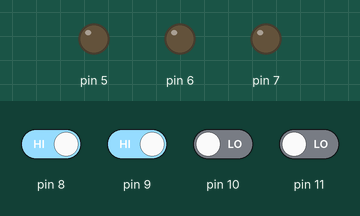
This sketch was run on a simulated Arduino Uno, built with avr-gcc and run on an emulated ATmega328P. Shown: output pins drawn as LEDs (lit = HIGH). Inputs (shaded band) come from the test bench; at power-on: pin 8, pin 9 HIGH, pin 10, pin 11 LOW.

Above: at 1.2 s.
1.3 s: pin 8 driven LOW
At 2.3 s:
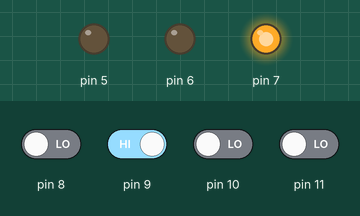
2.8 s: pin 9 driven LOW
At 3.4 s:
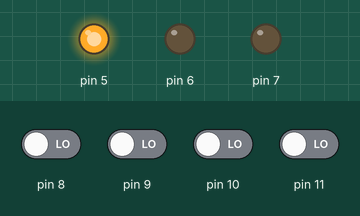
4.3 s: pin 10 driven HIGH
At 4.6 s:
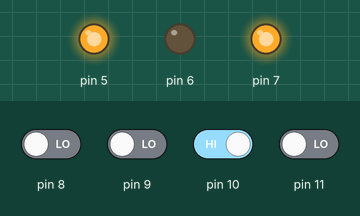
5.8 s: pin 11 driven HIGH
At 6.9 s:
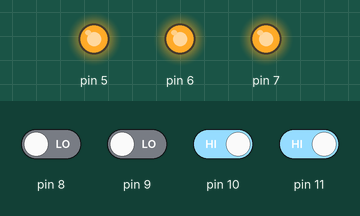
7.3 s: pin 11 driven LOW
At 8.0 s:
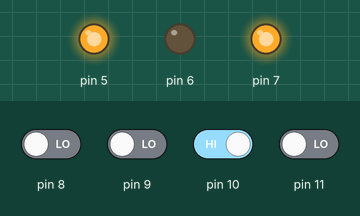
8.8 s: pin 8 driven HIGH
At 9.2 s:
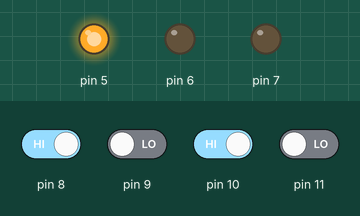
Timing chart, 0 to 11.3 s (numbered marks = the images above; inputs shaded):
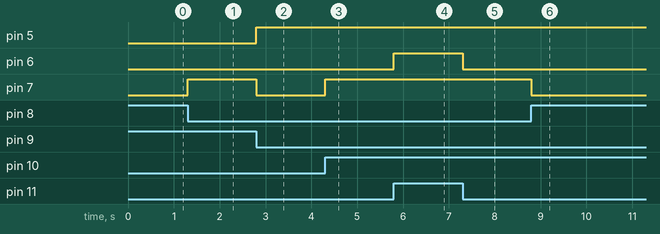

The sketch:

tabla_de_verdad.ino
```cpp
void setup(){

   pinMode(7,OUTPUT);
  pinMode (6,OUTPUT);
  pinMode (5,OUTPUT);
   pinMode(11,INPUT);
   pinMode(10, INPUT);
   pinMode(9, INPUT);
  pinMode(8,INPUT);
}
  void loop()
  {
    bool A,B,C,D, funcion,funcion2,funcion3;
      A= digitalRead(11);
        B= digitalRead(10);
    	C= !digitalRead(9);
    	D= !digitalRead(8);
    funcion=D&&(A&&(B||C)||!A&&!B&&!C||B&&C)||!A&&!D&&(B^C)||A&&B&&C;

    digitalWrite(7,funcion);
    funcion2=A&&B&&C&&D;

    digitalWrite(6,funcion2);
    funcion3=A&&(B||D||C)||B&&(D||C)||C&&D;
    digitalWrite(5,funcion3);

  }


      
```

Measured:
- after the input at 1.3 s, pin 7: LOW → HIGH at once
- after the input at 2.8 s, pin 5: LOW → HIGH at once; pin 7: HIGH → LOW at once
- after the input at 4.3 s, pin 7: LOW → HIGH at once
- after the input at 5.8 s, pin 6: LOW → HIGH at once
- after the input at 7.3 s, pin 6: HIGH → LOW at once
- after the input at 8.8 s, pin 7: HIGH → LOW at once
